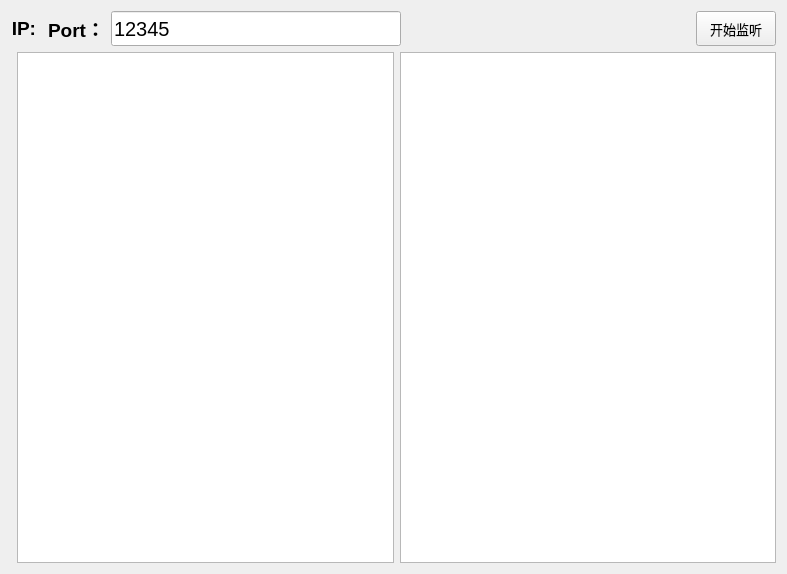
<?xml version="1.0" encoding="UTF-8"?>
<ui version="4.0">
 <class>Widget</class>
 <widget class="QWidget" name="Widget">
  <property name="geometry">
   <rect>
    <x>0</x>
    <y>0</y>
    <width>787</width>
    <height>574</height>
   </rect>
  </property>
  <property name="windowTitle">
   <string>Widget</string>
  </property>
  <layout class="QGridLayout" name="gridLayout">
   <item row="1" column="2">
    <widget class="QTextEdit" name="infosTextE">
     <property name="font">
      <font>
       <pointsize>12</pointsize>
      </font>
     </property>
    </widget>
   </item>
   <item row="0" column="0" colspan="3">
    <layout class="QHBoxLayout" name="horizontalLayout">
     <item>
      <widget class="QLabel" name="label">
       <property name="font">
        <font>
         <pointsize>14</pointsize>
         <bold>true</bold>
        </font>
       </property>
       <property name="text">
        <string>IP:</string>
       </property>
       <property name="alignment">
        <set>Qt::AlignRight|Qt::AlignTrailing|Qt::AlignVCenter</set>
       </property>
      </widget>
     </item>
     <item>
      <widget class="IpAddressUI" name="ipaddrUI" native="true">
       <property name="minimumSize">
        <size>
         <width>0</width>
         <height>35</height>
        </size>
       </property>
      </widget>
     </item>
     <item>
      <widget class="QLabel" name="label_2">
       <property name="font">
        <font>
         <pointsize>14</pointsize>
         <bold>true</bold>
        </font>
       </property>
       <property name="text">
        <string>Port：</string>
       </property>
       <property name="alignment">
        <set>Qt::AlignRight|Qt::AlignTrailing|Qt::AlignVCenter</set>
       </property>
      </widget>
     </item>
     <item>
      <widget class="QLineEdit" name="portLE">
       <property name="minimumSize">
        <size>
         <width>0</width>
         <height>35</height>
        </size>
       </property>
       <property name="font">
        <font>
         <pointsize>15</pointsize>
        </font>
       </property>
       <property name="text">
        <string>12345</string>
       </property>
      </widget>
     </item>
     <item>
      <spacer name="horizontalSpacer">
       <property name="orientation">
        <enum>Qt::Horizontal</enum>
       </property>
       <property name="sizeHint" stdset="0">
        <size>
         <width>40</width>
         <height>20</height>
        </size>
       </property>
      </spacer>
     </item>
     <item>
      <widget class="QPushButton" name="listenBtn">
       <property name="minimumSize">
        <size>
         <width>0</width>
         <height>35</height>
        </size>
       </property>
       <property name="font">
        <font>
         <pointsize>10</pointsize>
        </font>
       </property>
       <property name="text">
        <string>开始监听</string>
       </property>
      </widget>
     </item>
    </layout>
   </item>
   <item row="1" column="1">
    <widget class="QTableWidget" name="clientsTableW"/>
   </item>
  </layout>
 </widget>
 <customwidgets>
  <customwidget>
   <class>IpAddressUI</class>
   <extends>QWidget</extends>
   <header location="global">ipaddressui.h</header>
   <container>1</container>
  </customwidget>
 </customwidgets>
 <resources/>
 <connections/>
</ui>
